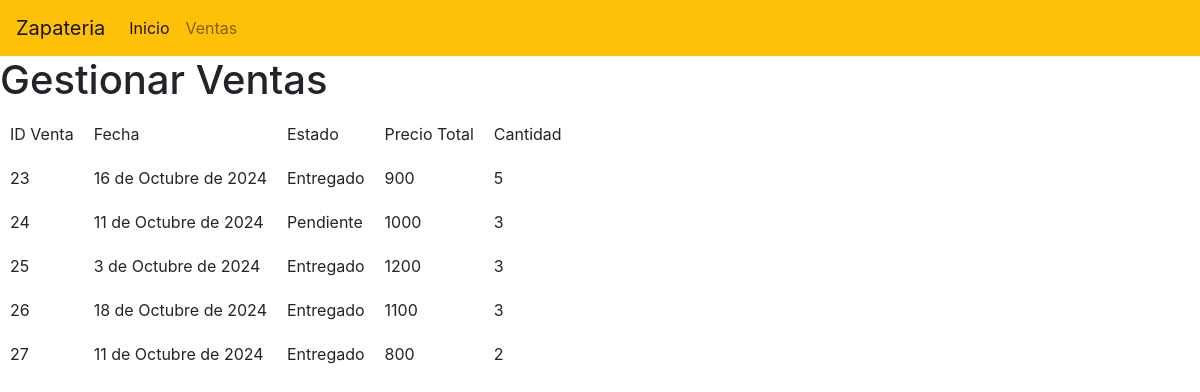
The page / on the database its author committed.
### venta_app/models.py (models this page shows)
class Venta(models.Model):
    from django.db import models

### venta_app/views.py (the view)
# urls.py: path("",views.inicio_vista,name="views.inicio_vista")
def inicio_vista(request):
    ListadoVentas=Venta.objects.all()
    return render(request,"gestionarVentas.html",{"lasventas":ListadoVentas})

### venta_app/templates/gestionarVentas.html (shortened to what this page needs)
{% extends "base.html" %}
{% block cuerpo %}
    <h1>Gestionar Ventas</h1>
    <table>
        <thead>
            <tr>
                <td style="padding: 10px;">ID Venta</td>
                <td style="padding: 10px;">Fecha</td>
                <td style="padding: 10px;">Estado</td>
                <td style="padding: 10px;">Precio Total</td>
                <td style="padding: 10px;">Cantidad</td>
            </tr>
        </thead>
        <tbody>
            {% for v in lasventas %}
            <tr>
                <td style="padding: 10px;">{{ v.id_venta }}</td>
                <td style="padding: 10px;">{{ v.fecha }}</td>
                <td style="padding: 10px;">{{ v.estado }}</td>
                <td style="padding: 10px;">{{ v.precio_total }}</td>
                <td style="padding: 10px;">{{ v.cantidad }}</td>
            </tr>
            {% endfor %}
        </tbody>
    </table>
{% endblock %}

### venta_app/templates/base.html (shortened to what this page needs)
<!DOCTYPE html>
<html lang="en">
<head>
    <link rel="stylesheet" href="https://cdn.jsdelivr.net/npm/bootstrap@4.3.1/dist/css/bootstrap.min.css">
</head>
<body>
        <nav class="navbar navbar-expand-lg navbar-light bg-warning">
            <a class="navbar-brand" href="#">Zapateria</a>
            <div class="collapse navbar-collapse" id="navbarNav">
            <ul class="navbar-nav">
                <li class="nav-item active">
                <a class="nav-link" href="#">Inicio <span class="sr-only">(current)</span></a>
                </li>
                <li class="nav-item">
                <a class="nav-link" href="#">Ventas</a>
                </li>
            </ul>
            </div>
        </nav>
    {% block cuerpo %}{% endblock %}
</body>
</html>

### rows shown on the page
Venta: id_venta "23", fecha "16 de Octubre de 2024", estado "Entregado", precio_total "900", cantidad "5"
Venta: id_venta "24", fecha "11 de Octubre de 2024", estado "Pendiente", precio_total "1000", cantidad "3"
Venta: id_venta "25", fecha "3 de Octubre de 2024", estado "Entregado", precio_total "1200", cantidad "3"
Venta: id_venta "26", fecha "18 de Octubre de 2024", estado "Entregado", precio_total "1100", cantidad "3"
Venta: id_venta "27", fecha "11 de Octubre de 2024", estado "Entregado", precio_total "800", cantidad "2"
